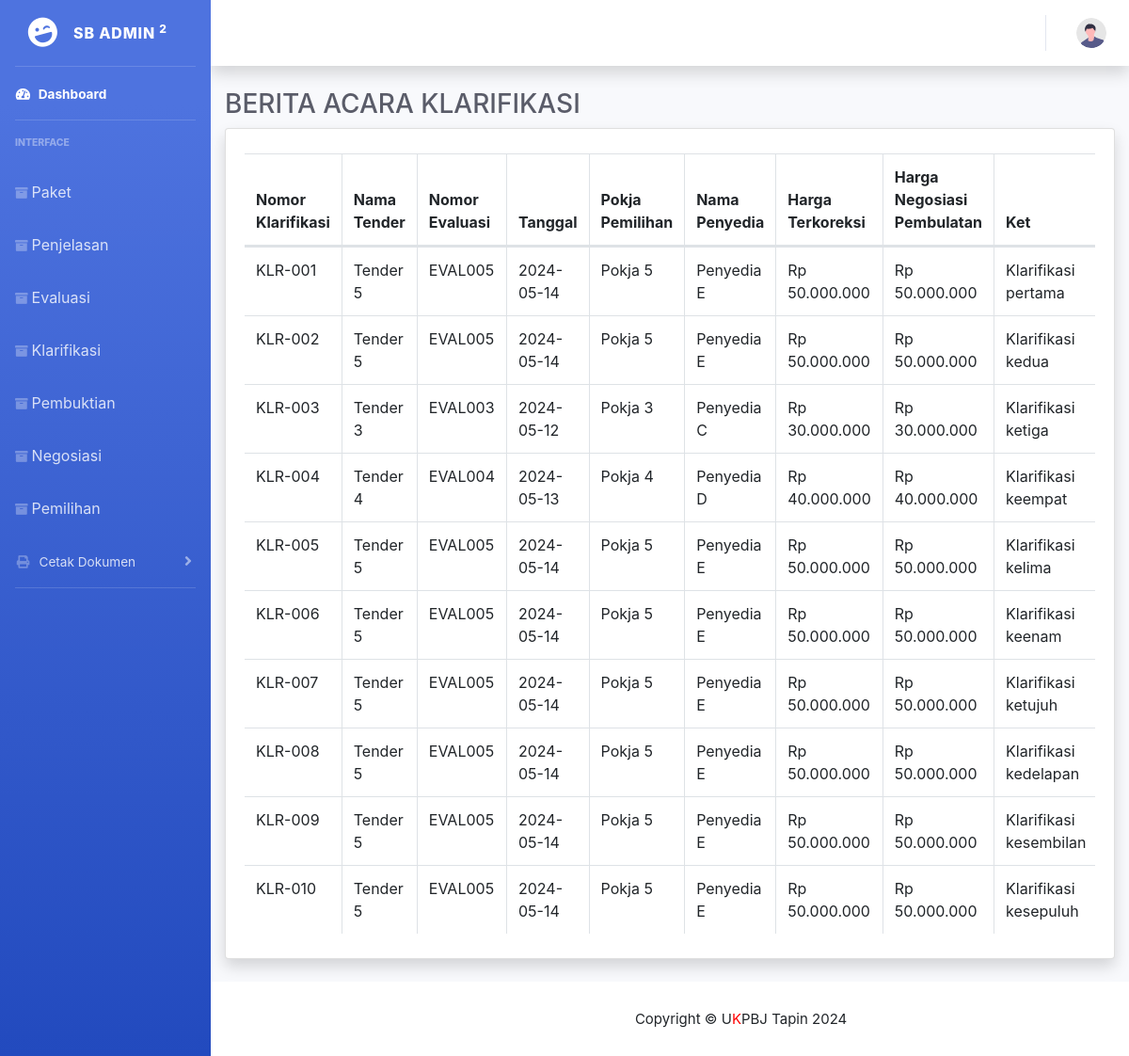
The app's page /index.php/report/reportBaKlarifikasi with its own data.
### tables this page shows
CREATE TABLE `klarifikasi` (
  `Id_klarifikasi` int(10) NOT NULL,
  `Id_evaluasi_penawaran` int(10) DEFAULT NULL,
  `No_Klarifikasi` varchar(30) DEFAULT NULL,
  `Peralatan` varchar(20) DEFAULT NULL,
  `Tenaga_ahli` varchar(20) DEFAULT NULL,
  `Keterangan_lain` varchar(200) DEFAULT NULL
);

CREATE TABLE `paket` (
  `Id_kode_tender` int(10) NOT NULL,
  `kode_tender` text NOT NULL,
  `Id_pokja` varchar(10) DEFAULT NULL,
  `no_dokumen_pemilihan` text NOT NULL,
  `Nama_tender` varchar(100) DEFAULT NULL,
  `Nilai_Pagu` int(30) DEFAULT NULL,
  `Kode_RUP` int(15) DEFAULT NULL,
  `Nilai_HPS` int(20) DEFAULT NULL,
  `Kode_anggaran` int(15) DEFAULT NULL,
  `Metode_tender` varchar(20) DEFAULT NULL,
  `Nama_PPK` varchar(50) DEFAULT NULL,
  `NIP_PPK` int(20) DEFAULT NULL,
  `No_SK` varchar(20) DEFAULT NULL,
  `Unit_kerja` varchar(50) DEFAULT NULL,
  `Tgl_permohonan` date DEFAULT NULL,
  `Tgl_penugasan` date DEFAULT NULL,
  `Pokja_pemilihan` varchar(20) DEFAULT NULL
);

CREATE TABLE `evaluasi` (
  `Id_evaluasi_penawaran` int(10) NOT NULL,
  `Id_kode_tender` int(10) DEFAULT NULL,
  `No_Evaluasi` varchar(30) DEFAULT NULL,
  `Tanggal` date DEFAULT NULL,
  `Metode_evaluasi` varchar(20) DEFAULT NULL,
  `nama_Penyedia` varchar(20) DEFAULT NULL,
  `nilai_penawaran` int(20) DEFAULT NULL,
  `kualifikasi` varchar(20) DEFAULT NULL,
  `administrasi` varchar(20) DEFAULT NULL,
  `teknis` varchar(20) DEFAULT NULL,
  `harga` varchar(20) DEFAULT NULL,
  `Keterangan_lain` varchar(20) DEFAULT NULL
);

CREATE TABLE `negosiasi` (
  `Id_negosiasi` int(10) NOT NULL,
  `Id_evaluasi_penawaran` int(10) DEFAULT NULL,
  `No_Negosiasi` varchar(30) DEFAULT NULL,
  `Tanggal` date DEFAULT NULL,
  `harga_penawaran` int(20) DEFAULT NULL,
  `harga_terkoreksi` int(20) DEFAULT NULL,
  `harga_negosiasi` int(255) NOT NULL,
  `hasil_evaluasi` int(20) DEFAULT NULL,
  `Keterangan_lain` varchar(200) DEFAULT NULL
);

### application/controllers/Report.php (called while the page is built, shortened)
<?php
class Report extends CI_Controller {
    public function __construct() {
        $this->load->model('Paket_model');
        $this->load->model('PokjaMil_model');
        $this->load->model('Penjelasan_model');
        $this->load->library('form_validation');
        $this->load->model('Evaluasi_model');
        $this->load->model('Klarifikasi_model');
        $this->load->model('Negosiasi_model');
        $this->load->model('Pembuktian_model');
    }
    public function reportBaKlarifikasi() {
        $data['negosiasis'] = $this->Negosiasi_model->get_all();
        $data['klarifikasis'] = $this->Klarifikasi_model->get_all();
        $data['penjelasans'] = $this->Penjelasan_model->get_all();
        $data['evaluasis'] = $this->Evaluasi_model->get_all();
        $data['pakets'] = $this->Paket_model->get_all_paket();
        $data['pembuktians'] = $this->Pembuktian_model->get_all();
        $this->load->view('Header/Head');
        $this->load->view('Header/Header');
        $this->load->view('report/report_ba_klarifikasi', $data);
        $this->load->view('Footer/Footer');
    }
}
?>

### index.php (called while the page is built, shortened)
<?php
require_once BASEPATH.'core/CodeIgniter.php';

### application/models/Klarifikasi_model.php (called while the page is built, shortened)
<?php
class Klarifikasi_model extends CI_Model {
    public function get_all() {
        return $this->db->get('Klarifikasi')->result();
    }
}

### application/models/Evaluasi_model.php (called while the page is built, shortened)
<?php
class Evaluasi_model extends CI_Model {
    public function get_all() {
        return $this->db->get('Evaluasi')->result();
    }
}

### application/models/Paket_model.php (called while the page is built, shortened)
<?php
class Paket_model extends CI_Model {
    public function get_all_paket() {
        return $this->db->get('paket')->result();
    }
}
?>

### application/models/Negosiasi_model.php (called while the page is built, shortened)
<?php
class Negosiasi_model extends CI_Model {
    public function get_all() {
        return $this->db->get('negosiasi')->result();
    }
}

### application/views/report/report_ba_klarifikasi.php (the view, shortened to what this page needs)
<!DOCTYPE html>
<html lang="en">
<head>
    <link rel="stylesheet" href="https://stackpath.bootstrapcdn.com/bootstrap/4.5.2/css/bootstrap.min.css">
</head>
<body>
    <div class="container-fluid">
        <h1 class="h3 mb-2 text-gray-800">BERITA ACARA KLARIFIKASI</h1>
        <div class="card shadow mb-4">
            <div class="card-body">
                <div class="table-responsive">
                    <table id="example" class="table table-bordered" width="100%" cellspacing="0">
                        <thead>
                            <tr>
                                <th>Nomor Klarifikasi</th>
                                <th>Nama Tender</th>
                                <th>Nomor Evaluasi</th>
                                <th>Tanggal</th>
                                <th>Pokja Pemilihan</th>
                                <th>Nama Penyedia</th>
                                <th>Harga Terkoreksi</th>
                                <th>Harga Negosiasi Pembulatan</th>
                                <th>Ket</th>
                            </tr>
                        </thead>
                        <tbody>
                            <?php foreach ($klarifikasis as $klarifikasi): ?>
                            <tr>
                                <td class="no-klarifikasi"><?= $klarifikasi->No_Klarifikasi ?></td>
                                <td class="nama-paket">
                                    <?php
                                        foreach ($evaluasis as $evaluasi) {
                                            if ($evaluasi->Id_evaluasi_penawaran == $klarifikasi->Id_evaluasi_penawaran) {
                                                $Id_kode_tender = $evaluasi->Id_kode_tender;
                                                foreach ($pakets as $paket) {
                                                    if ($paket->Id_kode_tender == $Id_kode_tender) {
                                                        echo $paket->Nama_tender;
                                                        break;
                                                    }
                                                }
                                                break;
                                            }
                                        }
                                        ?>
                                </td>
                                <td class="no-evaluasi">
                                    <?php
                                        foreach ($evaluasis as $evaluasi) {
                                            if ($evaluasi->Id_evaluasi_penawaran == $klarifikasi->Id_evaluasi_penawaran) {
                                                echo $evaluasi->No_Evaluasi;
                                                break;
                                            }
                                        }
                                        ?>
                                </td>
                                    <?php
                                        foreach ($evaluasis as $evaluasi) {
                                            if ($evaluasi->Id_evaluasi_penawaran == $klarifikasi->Id_evaluasi_penawaran) {
                                                break;
                                            }
                                        }
                                        ?>
                                    <?php
                                        foreach ($evaluasis as $evaluasi) {
                                            if ($evaluasi->Id_evaluasi_penawaran == $klarifikasi->Id_evaluasi_penawaran) {
                                                break;
                                            }
                                        }
                                        ?>
                                <td class="tanggal"><?= $evaluasi->Tanggal ?></td>
                                <td class="pokja-pemilihan">
                                    <?php
                                        foreach ($pakets as $paket) {
                                            if ($paket->Id_kode_tender == $evaluasi->Id_kode_tender) {
                                                echo $paket->Pokja_pemilihan;
                                                break;
                                            }
                                        }
                                        ?>
                                </td>
                                <td class="nama-penyedia">
                                    <?php
                                        foreach ($evaluasis as $evaluasi) {
                                            if ($evaluasi->Id_evaluasi_penawaran == $klarifikasi->Id_evaluasi_penawaran) {
                                                echo $evaluasi->nama_Penyedia;
                                                break;
                                            }
                                        }
                                        ?>
                                </td>
                                <td class="harga-terkoreksi">
                                    <?php
                                        foreach ($negosiasis as $negosiasi) {
                                            if ($negosiasi->Id_negosiasi == $klarifikasi->Id_evaluasi_penawaran) {
                                                echo 'Rp ' . number_format($negosiasi->harga_penawaran, 0, ',', '.');
                                                break;
                                            }
                                        }
                                        ?>
                                </td>
                                <td class="harga-negosiasi">
                                    <?php
                                        foreach ($negosiasis as $negosiasi) {
                                            if ($negosiasi->Id_negosiasi == $klarifikasi->Id_evaluasi_penawaran) {
                                                echo 'Rp ' . number_format($negosiasi->harga_penawaran, 0, ',', '.');
                                                break;
                                            }
                                        }
                                        ?>
                                </td>
                                <td class="ket"><?= $klarifikasi->Keterangan_lain ?></td>
                            </tr>
                            <?php endforeach; ?>
                        </tbody>
                    </table>
                </div>
            </div>
        </div>
    </div>
</body>
</html>

### records on screen
klarifikasi: No_Klarifikasi "KLR-001", Id_evaluasi_penawaran.Tanggal "2024-05-14", Keterangan_lain "Klarifikasi pertama"
evaluasi: No_Evaluasi "EVAL005", nama_Penyedia "Penyedia E"
paket: Nama_tender "Tender 5", Pokja_pemilihan "Pokja 5"
negosiasi: harga_penawaran "50.000.000"
klarifikasi: No_Klarifikasi "KLR-002", Id_evaluasi_penawaran.Tanggal "2024-05-14", Keterangan_lain "Klarifikasi kedua"
klarifikasi: No_Klarifikasi "KLR-003", Id_evaluasi_penawaran.Tanggal "2024-05-12", Keterangan_lain "Klarifikasi ketiga"
evaluasi: No_Evaluasi "EVAL003", nama_Penyedia "Penyedia C"
paket: Nama_tender "Tender 3", Pokja_pemilihan "Pokja 3"
negosiasi: harga_penawaran "30.000.000"
klarifikasi: No_Klarifikasi "KLR-004", Id_evaluasi_penawaran.Tanggal "2024-05-13", Keterangan_lain "Klarifikasi keempat"
evaluasi: No_Evaluasi "EVAL004", nama_Penyedia "Penyedia D"
paket: Nama_tender "Tender 4", Pokja_pemilihan "Pokja 4"
negosiasi: harga_penawaran "40.000.000"
klarifikasi: No_Klarifikasi "KLR-005", Id_evaluasi_penawaran.Tanggal "2024-05-14", Keterangan_lain "Klarifikasi kelima"
klarifikasi: No_Klarifikasi "KLR-006", Id_evaluasi_penawaran.Tanggal "2024-05-14", Keterangan_lain "Klarifikasi keenam"
klarifikasi: No_Klarifikasi "KLR-007", Id_evaluasi_penawaran.Tanggal "2024-05-14", Keterangan_lain "Klarifikasi ketujuh"
klarifikasi: No_Klarifikasi "KLR-008", Id_evaluasi_penawaran.Tanggal "2024-05-14", Keterangan_lain "Klarifikasi kedelapan"
klarifikasi: No_Klarifikasi "KLR-009", Id_evaluasi_penawaran.Tanggal "2024-05-14", Keterangan_lain "Klarifikasi kesembilan"
klarifikasi: No_Klarifikasi "KLR-010", Id_evaluasi_penawaran.Tanggal "2024-05-14", Keterangan_lain "Klarifikasi kesepuluh"
